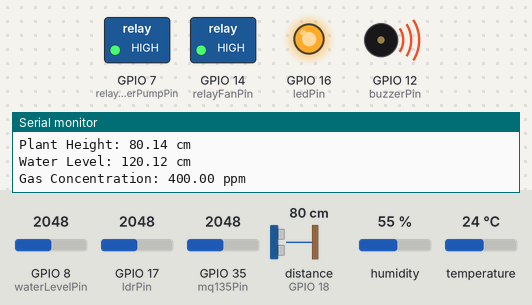
This sketch was run on a simulated ESP32-S3. Parts: switched loads named in the sketch (green lamp = pin HIGH), output pins drawn as LEDs (lit = HIGH), buzzer (waves = sounding, pin HIGH), the last lines printed to the serial monitor. Wiring (inferred from the names in the program): ultrasonic range finder: trigger GPIO 6; echo GPIO 18. The test bench sets the inputs (shaded band); at power-on: GPIO 8 (waterLevelPin) = 2048, GPIO 35 (mq135Pin) = 2048, temperature 24 °C, GPIO 17 (ldrPin) = 2048, distance to the obstacle (sensor on GPIO 18) 80 cm, humidity 55 %. The echo pulse lasts 58.3 µs per cm; WiFi joins after 1.5 s; servers stay silent unless stated; no MQTT or app messages arrive unless stated; pins used as bus, display or sensor lines are not drawn.

Above: at 3.2 s.
3.3 s: GPIO 8 (waterLevelPin) set to 226
5.2 s: GPIO 8 (waterLevelPin) set to 188
At 7.3 s:
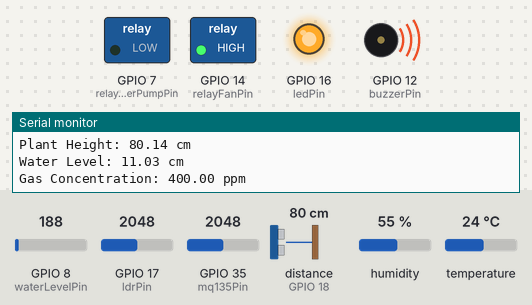
7.6 s: GPIO 35 (mq135Pin) set to 420
9.3 s: GPIO 35 (mq135Pin) set to 362
At 11.2 s:
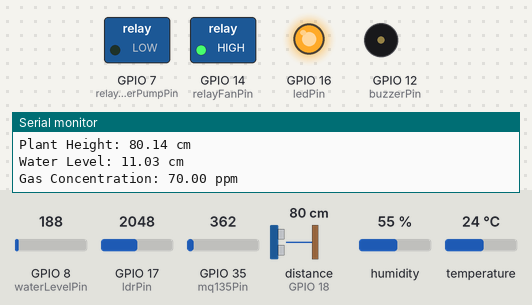
11.6 s: GPIO 8 (waterLevelPin) set to 940
At 12.5 s:
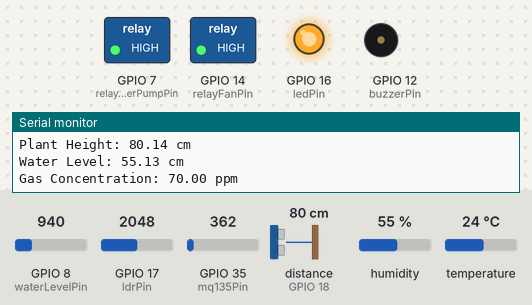
13.6 s: temperature set to 25.3 °C
15.1 s: temperature set to 26.6 °C
Timing chart, 0 to 19.7 s (numbered marks = the images above; inputs shaded):
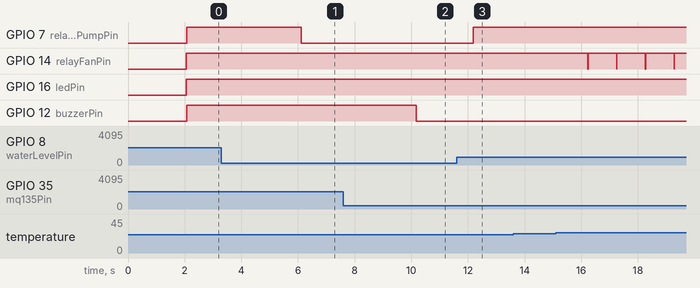

Measured:
- the behaviour switches between 205 and 204 on GPIO 8 (waterLevelPin) (found by bisection; images 0 and 1)
- the behaviour switches between 384 and 383 on GPIO 35 (mq135Pin) (found by bisection; images 1 and 2)
- after the input at 5.2 s, GPIO 7 (relayWaterPumpPin): HIGH → LOW after 0.92 s
- after the input at 9.3 s, GPIO 12 (buzzerPin): HIGH → LOW after 0.87 s
- after the input at 11.6 s, GPIO 7 (relayWaterPumpPin): LOW → HIGH after 0.59 s
- after the input at 15.1 s, GPIO 14 (relayFanPin): alternates HIGH for 1.0 s and LOW for 0.01 s, starting after 1.1 s

The sketch:

IoTBASEDSMARTMONITORINGANDCONTROLSYSTEMFORHYDROPONICPLANTS.ino
```cpp
#include <DHT.h>
#include <WiFi.h>
#include <PubSubClient.h>

#define DHTPIN 15  // Pin DHT11
#define DHTTYPE DHT22  // Ganti DHT22 dengan DHT11

// Pin Definitions
const int ldrPin = 17;
const int waterLevelPin = 8;  // Pin untuk sensor water level
const int mq135Pin = 35;
const int trigPin = 6;
const int echoPin = 18;
const int buzzerPin = 12;
const int ledPin = 16;
const int relayWaterPumpPin = 7;
const int relayFanPin = 14;

DHT dht(DHTPIN, DHTTYPE);

// Ganti dengan informasi WiFi Anda
const char* ssid = "OPPO A17k";
const char* password = "w5mx9cvf";

// Ganti dengan token perangkat ThingsBoard Anda
const char* thingsboardServer = "demo.thingsboard.io"; // Ganti dengan URL ThingsBoard Anda
const char* deviceToken = "Ed1FAQs6yUdeo7jXRdpp";

WiFiClient wifiClient;
PubSubClient client(wifiClient);

void setup() {
  Serial.begin(115200);
  pinMode(trigPin, OUTPUT);
  pinMode(echoPin, INPUT);
  pinMode(buzzerPin, OUTPUT);
  pinMode(ledPin, OUTPUT);
  pinMode(relayWaterPumpPin, OUTPUT);
  pinMode(relayFanPin, OUTPUT);
  pinMode(ldrPin, INPUT);
  pinMode(waterLevelPin, INPUT);
  pinMode(mq135Pin, INPUT);

  dht.begin();

  // Connect to WiFi
  WiFi.begin(ssid, password);
  while (WiFi.status() != WL_CONNECTED) {
    delay(1000);
    Serial.println("Connecting to WiFi...");
  }
  Serial.println("Connected to WiFi");

  // Configure ThingsBoard server
  client.setServer(thingsboardServer, 1883);
}

void loop() {
  // Connect to ThingsBoard
  if (!client.connected()) {
    reconnect();
  }
  client.loop();

 // --- DHT22 Sensor ---
  float temperature = dht.readTemperature();
  if (!isnan(temperature)) {
    Serial.print("Temperature: ");
    Serial.print(temperature);
    Serial.println(" °C");


    // Send temperature data to ThingsBoard
    sendDataToThingsBoard("temperature", temperature);

    if (temperature <= 26.0) {
      digitalWrite(relayFanPin, HIGH);  // Fan on
      digitalWrite(ledPin, HIGH);       // LED on if temp ≤ 26.0°C
    } else {
      digitalWrite(relayFanPin, LOW);   // Fan off
      // LED depends on LDR if temp > 26.0°C
      int ldrValue = analogRead(ldrPin);
      Serial.print("LDR Value: ");
      Serial.println(ldrValue);

      // Send light level data to ThingsBoard
      sendDataToThingsBoard("light_level", ldrValue);

      if (ldrValue > 900) {   // LED on if dark
        digitalWrite(ledPin, HIGH);
      } else {                // LED off if bright
        digitalWrite(ledPin, LOW);
      }
    }
  }

  // --- HC-SR04 Ultrasonic Sensor for Plant Height ---
  digitalWrite(trigPin, LOW);
  delayMicroseconds(2);
  digitalWrite(trigPin, HIGH);
  delayMicroseconds(10);
  digitalWrite(trigPin, LOW);
  long duration = pulseIn(echoPin, HIGH);
  float plantHeight = (duration / 2.0) / 29.1;  // Convert to cm

  Serial.print("Plant Height: ");
  Serial.print(plantHeight);
  Serial.println(" cm");

  // Send plant height data to ThingsBoard
  sendDataToThingsBoard("plant_height", plantHeight);

  if (plantHeight >= 30.0) {
    digitalWrite(buzzerPin, HIGH);   // Buzzer on
  } else {
    digitalWrite(buzzerPin, LOW);    // Buzzer off
  }

  // --- Water Level Sensor ---
  int waterLevelValue = analogRead(waterLevelPin);
  float waterLevel = (waterLevelValue / 1023.0) * 60.0;
  Serial.print("Water Level: ");
  Serial.print(waterLevel);
  Serial.println(" cm");

  // Send water level data to ThingsBoard
  sendDataToThingsBoard("water_level", waterLevel);

  if (waterLevel > 12) {
    digitalWrite(relayWaterPumpPin, HIGH);
    digitalWrite(buzzerPin, HIGH);
  } else if (waterLevel >= 24) {
    digitalWrite(relayWaterPumpPin, HIGH);
    digitalWrite(buzzerPin, LOW);
  } else if (waterLevel >= 36) {
    digitalWrite(relayWaterPumpPin, HIGH);
    digitalWrite(buzzerPin, LOW);
  } else if (waterLevel >= 48) {
    digitalWrite(relayWaterPumpPin, LOW);
    digitalWrite(buzzerPin, LOW);
  } else {
    digitalWrite(relayWaterPumpPin, LOW);
    digitalWrite(buzzerPin, HIGH);
  }

  // --- MQ-135 Gas Sensor ---
  int mq135Value = analogRead(mq135Pin);
  float ppm = map(mq135Value, 0, 1023, 0, 200);  // Map value to ppm
  Serial.print("Gas Concentration: ");
  Serial.print(ppm);
  Serial.println(" ppm");

  // Send gas concentration data to ThingsBoard
  sendDataToThingsBoard("gas_concentration", ppm);

  // Fan control based on gas concentration
  if (ppm > 50.0) {
    digitalWrite(relayFanPin, HIGH);  // Fan on if ppm > 50.0
  }

  // If gas concentration >= 75 ppm, activate buzzer
  if (ppm >= 75.0) {
    digitalWrite(buzzerPin, HIGH);    // Buzzer on if dangerous gas detected
  } else {
    digitalWrite(buzzerPin, LOW);     // Buzzer off if gas < 75 ppm
  }

  // Send device status to ThingsBoard
  sendDataToThingsBoard("fan_status", digitalRead(relayFanPin));
  sendDataToThingsBoard("pump_status", digitalRead(relayWaterPumpPin));
  sendDataToThingsBoard("led_status", digitalRead(ledPin));
  sendDataToThingsBoard("buzzer_status", digitalRead(buzzerPin));

  delay(1000);  // Wait before next reading
}

void reconnect() {
  // Loop until connected
  while (!client.connected()) {
    Serial.print("Attempting to connect to ThingsBoard...");
    // Attempt to connect
    if (client.connect("ESP32Client", deviceToken, NULL)) {
      Serial.println("Connected to ThingsBoard");
    } else {
      Serial.print("Failed, rc=");
      Serial.print(client.state());
      Serial.println(" retrying in 5 seconds");
      delay(5000);
    }
  }
}

void sendDataToThingsBoard(const char* key, float value) {
  // Create JSON payload
  String payload = "{\"";
  payload += key;
  payload += "\":";
  payload += value;
  payload += "}";

  // Send data to ThingsBoard
  client.publish("v1/devices/me/telemetry", payload.c_str());
}
```
